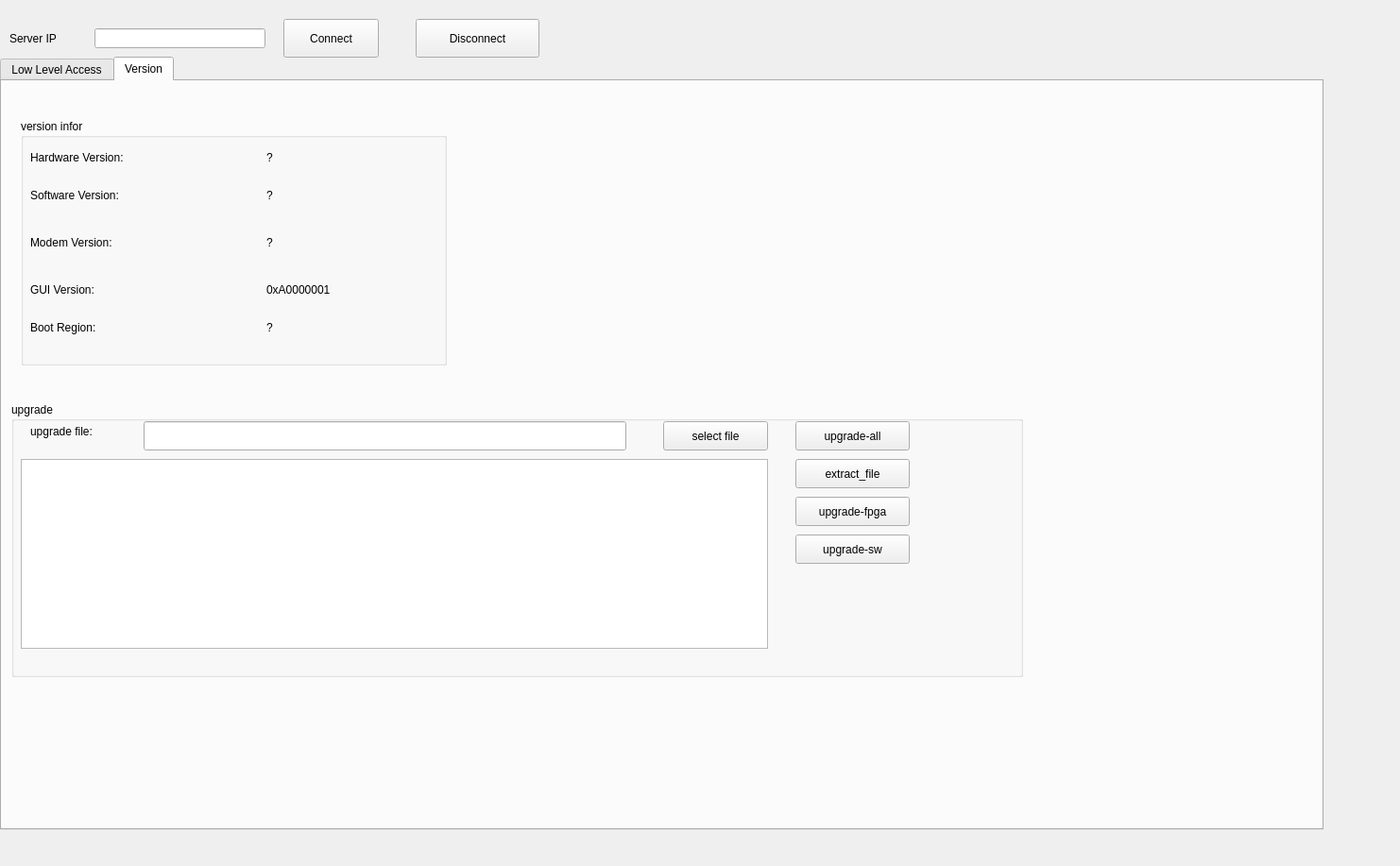
<?xml version="1.0" encoding="UTF-8"?>
<ui version="4.0">
 <class>Form</class>
 <widget class="QWidget" name="Form">
  <property name="geometry">
   <rect>
    <x>0</x>
    <y>0</y>
    <width>1482</width>
    <height>917</height>
   </rect>
  </property>
  <property name="minimumSize">
   <size>
    <width>0</width>
    <height>0</height>
   </size>
  </property>
  <property name="maximumSize">
   <size>
    <width>16777215</width>
    <height>16777215</height>
   </size>
  </property>
  <property name="windowTitle">
   <string>Form</string>
  </property>
  <widget class="QTabWidget" name="tabWidget">
   <property name="geometry">
    <rect>
     <x>0</x>
     <y>60</y>
     <width>1401</width>
     <height>819</height>
    </rect>
   </property>
   <property name="currentIndex">
    <number>1</number>
   </property>
   <widget class="QWidget" name="tab_7">
    <attribute name="title">
     <string>Low Level Access</string>
    </attribute>
    <widget class="QGroupBox" name="groupBox">
     <property name="geometry">
      <rect>
       <x>20</x>
       <y>40</y>
       <width>201</width>
       <height>171</height>
      </rect>
     </property>
     <property name="title">
      <string>Memory Access</string>
     </property>
     <widget class="QLineEdit" name="ll_mm_value_lineEdit">
      <property name="geometry">
       <rect>
        <x>70</x>
        <y>70</y>
        <width>111</width>
        <height>23</height>
       </rect>
      </property>
     </widget>
     <widget class="QPushButton" name="ll_mm_read_btn">
      <property name="geometry">
       <rect>
        <x>20</x>
        <y>100</y>
        <width>161</width>
        <height>27</height>
       </rect>
      </property>
      <property name="text">
       <string>Read</string>
      </property>
     </widget>
     <widget class="QLabel" name="label_addr">
      <property name="geometry">
       <rect>
        <x>20</x>
        <y>40</y>
        <width>41</width>
        <height>16</height>
       </rect>
      </property>
      <property name="text">
       <string>ADDR</string>
      </property>
     </widget>
     <widget class="QPushButton" name="ll_mm_write_btn">
      <property name="geometry">
       <rect>
        <x>20</x>
        <y>130</y>
        <width>161</width>
        <height>27</height>
       </rect>
      </property>
      <property name="text">
       <string>Write</string>
      </property>
     </widget>
     <widget class="QLabel" name="label_value">
      <property name="geometry">
       <rect>
        <x>20</x>
        <y>70</y>
        <width>41</width>
        <height>16</height>
       </rect>
      </property>
      <property name="text">
       <string>VALUE</string>
      </property>
     </widget>
     <widget class="QLineEdit" name="ll_mm_addr_lineEdit">
      <property name="geometry">
       <rect>
        <x>70</x>
        <y>40</y>
        <width>111</width>
        <height>23</height>
       </rect>
      </property>
     </widget>
    </widget>
    <widget class="QGroupBox" name="groupBox_3">
     <property name="geometry">
      <rect>
       <x>260</x>
       <y>40</y>
       <width>221</width>
       <height>221</height>
      </rect>
     </property>
     <property name="title">
      <string>SPI Access</string>
     </property>
     <widget class="QLineEdit" name="ll_spi_recv_lineEdit">
      <property name="geometry">
       <rect>
        <x>90</x>
        <y>140</y>
        <width>111</width>
        <height>23</height>
       </rect>
      </property>
     </widget>
     <widget class="QPushButton" name="ll_spi_send_btn">
      <property name="geometry">
       <rect>
        <x>30</x>
        <y>170</y>
        <width>171</width>
        <height>27</height>
       </rect>
      </property>
      <property name="text">
       <string>Send</string>
      </property>
     </widget>
     <widget class="QLabel" name="label_addr_2">
      <property name="geometry">
       <rect>
        <x>30</x>
        <y>110</y>
        <width>41</width>
        <height>16</height>
       </rect>
      </property>
      <property name="text">
       <string>Send</string>
      </property>
     </widget>
     <widget class="QLabel" name="label_value_2">
      <property name="geometry">
       <rect>
        <x>30</x>
        <y>140</y>
        <width>51</width>
        <height>16</height>
       </rect>
      </property>
      <property name="text">
       <string>Recieve</string>
      </property>
     </widget>
     <widget class="QLineEdit" name="ll_spi_send_lineEdit">
      <property name="geometry">
       <rect>
        <x>90</x>
        <y>110</y>
        <width>111</width>
        <height>23</height>
       </rect>
      </property>
     </widget>
     <widget class="QComboBox" name="ll_spi_ch_combobox">
      <property name="geometry">
       <rect>
        <x>90</x>
        <y>30</y>
        <width>111</width>
        <height>27</height>
       </rect>
      </property>
      <property name="currentText">
       <string/>
      </property>
      <property name="currentIndex">
       <number>-1</number>
      </property>
     </widget>
     <widget class="QComboBox" name="ll_spi_cs_combobox">
      <property name="geometry">
       <rect>
        <x>90</x>
        <y>70</y>
        <width>111</width>
        <height>27</height>
       </rect>
      </property>
      <property name="currentText">
       <string/>
      </property>
      <property name="currentIndex">
       <number>-1</number>
      </property>
     </widget>
     <widget class="QLabel" name="label_addr_4">
      <property name="geometry">
       <rect>
        <x>30</x>
        <y>70</y>
        <width>41</width>
        <height>31</height>
       </rect>
      </property>
      <property name="text">
       <string>CS</string>
      </property>
     </widget>
     <widget class="QLabel" name="label_addr_5">
      <property name="geometry">
       <rect>
        <x>30</x>
        <y>30</y>
        <width>41</width>
        <height>31</height>
       </rect>
      </property>
      <property name="text">
       <string>CH</string>
      </property>
     </widget>
    </widget>
    <widget class="QGroupBox" name="groupBox_4">
     <property name="geometry">
      <rect>
       <x>520</x>
       <y>40</y>
       <width>221</width>
       <height>301</height>
      </rect>
     </property>
     <property name="title">
      <string>IIC Access</string>
     </property>
     <widget class="QLineEdit" name="ll_iic_recv_lineEdit">
      <property name="geometry">
       <rect>
        <x>90</x>
        <y>150</y>
        <width>111</width>
        <height>23</height>
       </rect>
      </property>
     </widget>
     <widget class="QPushButton" name="ll_iic_read_btn">
      <property name="geometry">
       <rect>
        <x>30</x>
        <y>220</y>
        <width>171</width>
        <height>27</height>
       </rect>
      </property>
      <property name="text">
       <string>Read</string>
      </property>
     </widget>
     <widget class="QLabel" name="label_addr_3">
      <property name="geometry">
       <rect>
        <x>30</x>
        <y>70</y>
        <width>41</width>
        <height>21</height>
       </rect>
      </property>
      <property name="text">
       <string>ADDR</string>
      </property>
     </widget>
     <widget class="QLabel" name="label_value_3">
      <property name="geometry">
       <rect>
        <x>30</x>
        <y>150</y>
        <width>51</width>
        <height>21</height>
       </rect>
      </property>
      <property name="text">
       <string>Recieve</string>
      </property>
     </widget>
     <widget class="QLineEdit" name="ll_iic_addr_lineEdit">
      <property name="geometry">
       <rect>
        <x>90</x>
        <y>70</y>
        <width>111</width>
        <height>23</height>
       </rect>
      </property>
     </widget>
     <widget class="QComboBox" name="ll_iic_ch_combobox">
      <property name="geometry">
       <rect>
        <x>90</x>
        <y>30</y>
        <width>111</width>
        <height>27</height>
       </rect>
      </property>
      <property name="currentText">
       <string/>
      </property>
      <property name="currentIndex">
       <number>-1</number>
      </property>
     </widget>
     <widget class="QLabel" name="label_addr_6">
      <property name="geometry">
       <rect>
        <x>30</x>
        <y>30</y>
        <width>41</width>
        <height>31</height>
       </rect>
      </property>
      <property name="text">
       <string>CH</string>
      </property>
     </widget>
     <widget class="QLabel" name="label_addr_7">
      <property name="geometry">
       <rect>
        <x>30</x>
        <y>105</y>
        <width>41</width>
        <height>31</height>
       </rect>
      </property>
      <property name="text">
       <string>Send</string>
      </property>
     </widget>
     <widget class="QLineEdit" name="ll_iic_send_lineEdit">
      <property name="geometry">
       <rect>
        <x>90</x>
        <y>110</y>
        <width>111</width>
        <height>23</height>
       </rect>
      </property>
     </widget>
     <widget class="QLabel" name="label_30">
      <property name="geometry">
       <rect>
        <x>30</x>
        <y>190</y>
        <width>41</width>
        <height>16</height>
       </rect>
      </property>
      <property name="text">
       <string>Status</string>
      </property>
     </widget>
     <widget class="QLabel" name="ll_iic_status_label">
      <property name="geometry">
       <rect>
        <x>90</x>
        <y>190</y>
        <width>41</width>
        <height>16</height>
       </rect>
      </property>
      <property name="text">
       <string>Busy</string>
      </property>
     </widget>
     <widget class="QPushButton" name="ll_iic_write_btn">
      <property name="geometry">
       <rect>
        <x>30</x>
        <y>260</y>
        <width>171</width>
        <height>27</height>
       </rect>
      </property>
      <property name="text">
       <string>Write</string>
      </property>
     </widget>
    </widget>
    <widget class="QGroupBox" name="groupBox_6">
     <property name="geometry">
      <rect>
       <x>770</x>
       <y>40</y>
       <width>201</width>
       <height>241</height>
      </rect>
     </property>
     <property name="title">
      <string>GPIO</string>
     </property>
     <widget class="QPushButton" name="ll_gpio_read_btn">
      <property name="geometry">
       <rect>
        <x>20</x>
        <y>160</y>
        <width>161</width>
        <height>27</height>
       </rect>
      </property>
      <property name="text">
       <string>Read</string>
      </property>
     </widget>
     <widget class="QLabel" name="label_addr_8">
      <property name="geometry">
       <rect>
        <x>20</x>
        <y>50</y>
        <width>41</width>
        <height>31</height>
       </rect>
      </property>
      <property name="text">
       <string>PIN</string>
      </property>
     </widget>
     <widget class="QPushButton" name="ll_gpio_write_btn">
      <property name="geometry">
       <rect>
        <x>20</x>
        <y>200</y>
        <width>161</width>
        <height>27</height>
       </rect>
      </property>
      <property name="text">
       <string>Write</string>
      </property>
     </widget>
     <widget class="QLabel" name="label_value_4">
      <property name="geometry">
       <rect>
        <x>20</x>
        <y>80</y>
        <width>41</width>
        <height>31</height>
       </rect>
      </property>
      <property name="text">
       <string>DIR</string>
      </property>
     </widget>
     <widget class="QComboBox" name="ll_gpio_dir_combobox">
      <property name="geometry">
       <rect>
        <x>70</x>
        <y>80</y>
        <width>111</width>
        <height>27</height>
       </rect>
      </property>
      <property name="currentText">
       <string/>
      </property>
      <property name="currentIndex">
       <number>-1</number>
      </property>
     </widget>
     <widget class="QLabel" name="label_32">
      <property name="geometry">
       <rect>
        <x>20</x>
        <y>120</y>
        <width>41</width>
        <height>16</height>
       </rect>
      </property>
      <property name="text">
       <string>Value</string>
      </property>
     </widget>
     <widget class="QComboBox" name="ll_gpio_globalno_combobox">
      <property name="geometry">
       <rect>
        <x>70</x>
        <y>50</y>
        <width>111</width>
        <height>27</height>
       </rect>
      </property>
      <property name="currentText">
       <string/>
      </property>
      <property name="currentIndex">
       <number>-1</number>
      </property>
     </widget>
     <widget class="QLineEdit" name="ll_gpio_lineEdit">
      <property name="geometry">
       <rect>
        <x>70</x>
        <y>120</y>
        <width>111</width>
        <height>23</height>
       </rect>
      </property>
     </widget>
     <widget class="QLabel" name="label_57">
      <property name="geometry">
       <rect>
        <x>10</x>
        <y>30</y>
        <width>201</width>
        <height>16</height>
       </rect>
      </property>
      <property name="text">
       <string>EMIO: PIN=EMIO+OFFSET(78)</string>
      </property>
     </widget>
    </widget>
    <widget class="QLabel" name="label_31">
     <property name="geometry">
      <rect>
       <x>260</x>
       <y>260</y>
       <width>131</width>
       <height>16</height>
      </rect>
     </property>
     <property name="text">
      <string>eg. ch1cs0 send </string>
     </property>
    </widget>
    <widget class="QLabel" name="label_33">
     <property name="geometry">
      <rect>
       <x>260</x>
       <y>280</y>
       <width>221</width>
       <height>16</height>
      </rect>
     </property>
     <property name="text">
      <string>&quot;0,1&quot;, &quot;0x40,0&quot;, &quot;0,3&quot;, &quot;0x80,0&quot;</string>
     </property>
    </widget>
    <widget class="QLabel" name="label_34">
     <property name="geometry">
      <rect>
       <x>520</x>
       <y>350</y>
       <width>251</width>
       <height>16</height>
      </rect>
     </property>
     <property name="text">
      <string>eg. ch1 addr 0x74, send 0, and read</string>
     </property>
    </widget>
   </widget>
   <widget class="QWidget" name="tab_6">
    <attribute name="title">
     <string>Version</string>
    </attribute>
    <widget class="QGroupBox" name="groupBox_21">
     <property name="geometry">
      <rect>
       <x>20</x>
       <y>40</y>
       <width>451</width>
       <height>261</height>
      </rect>
     </property>
     <property name="title">
      <string>version infor</string>
     </property>
     <widget class="QLabel" name="hardware_ver_label">
      <property name="geometry">
       <rect>
        <x>260</x>
        <y>30</y>
        <width>131</width>
        <height>21</height>
       </rect>
      </property>
      <property name="text">
       <string>?</string>
      </property>
     </widget>
     <widget class="QLabel" name="firmware_ver_label">
      <property name="geometry">
       <rect>
        <x>260</x>
        <y>70</y>
        <width>151</width>
        <height>21</height>
       </rect>
      </property>
      <property name="text">
       <string>?</string>
      </property>
     </widget>
     <widget class="QLabel" name="modem_ver_label">
      <property name="geometry">
       <rect>
        <x>260</x>
        <y>120</y>
        <width>161</width>
        <height>21</height>
       </rect>
      </property>
      <property name="text">
       <string>?</string>
      </property>
     </widget>
     <widget class="QLabel" name="software_ver_label">
      <property name="geometry">
       <rect>
        <x>260</x>
        <y>170</y>
        <width>131</width>
        <height>21</height>
       </rect>
      </property>
      <property name="text">
       <string>0xA0000001</string>
      </property>
     </widget>
     <widget class="QLabel" name="label_35">
      <property name="geometry">
       <rect>
        <x>10</x>
        <y>30</y>
        <width>131</width>
        <height>21</height>
       </rect>
      </property>
      <property name="text">
       <string>Hardware Version:</string>
      </property>
     </widget>
     <widget class="QLabel" name="label_38">
      <property name="geometry">
       <rect>
        <x>10</x>
        <y>70</y>
        <width>131</width>
        <height>21</height>
       </rect>
      </property>
      <property name="text">
       <string>Software Version:</string>
      </property>
     </widget>
     <widget class="QLabel" name="label_43">
      <property name="geometry">
       <rect>
        <x>10</x>
        <y>120</y>
        <width>131</width>
        <height>21</height>
       </rect>
      </property>
      <property name="text">
       <string>Modem Version:</string>
      </property>
     </widget>
     <widget class="QLabel" name="label_36">
      <property name="geometry">
       <rect>
        <x>10</x>
        <y>170</y>
        <width>131</width>
        <height>21</height>
       </rect>
      </property>
      <property name="text">
       <string>GUI Version:</string>
      </property>
     </widget>
     <widget class="QLabel" name="label_82">
      <property name="geometry">
       <rect>
        <x>10</x>
        <y>210</y>
        <width>131</width>
        <height>21</height>
       </rect>
      </property>
      <property name="text">
       <string>Boot Region:</string>
      </property>
     </widget>
     <widget class="QLabel" name="boot_region_label">
      <property name="geometry">
       <rect>
        <x>260</x>
        <y>210</y>
        <width>141</width>
        <height>21</height>
       </rect>
      </property>
      <property name="text">
       <string>?</string>
      </property>
     </widget>
    </widget>
    <widget class="QGroupBox" name="groupBox_22">
     <property name="geometry">
      <rect>
       <x>10</x>
       <y>340</y>
       <width>1071</width>
       <height>291</height>
      </rect>
     </property>
     <property name="title">
      <string>upgrade</string>
     </property>
     <widget class="QLabel" name="label_44">
      <property name="geometry">
       <rect>
        <x>20</x>
        <y>20</y>
        <width>111</width>
        <height>21</height>
       </rect>
      </property>
      <property name="text">
       <string>&lt;html&gt;&lt;head/&gt;&lt;body&gt;&lt;p&gt;&lt;span style=&quot; font-size:11pt;&quot;&gt;upgrade file:&lt;/span&gt;&lt;/p&gt;&lt;/body&gt;&lt;/html&gt;</string>
      </property>
     </widget>
     <widget class="QPushButton" name="upgrade_file_button">
      <property name="geometry">
       <rect>
        <x>690</x>
        <y>20</y>
        <width>111</width>
        <height>31</height>
       </rect>
      </property>
      <property name="text">
       <string>select file</string>
      </property>
     </widget>
     <widget class="QPushButton" name="upgrade_button">
      <property name="geometry">
       <rect>
        <x>830</x>
        <y>20</y>
        <width>121</width>
        <height>31</height>
       </rect>
      </property>
      <property name="text">
       <string>upgrade-all</string>
      </property>
     </widget>
     <widget class="QTextEdit" name="textEdit_upgradeFile_out_put">
      <property name="geometry">
       <rect>
        <x>10</x>
        <y>60</y>
        <width>791</width>
        <height>201</height>
       </rect>
      </property>
     </widget>
     <widget class="QLineEdit" name="textEdit_upgradeFile">
      <property name="geometry">
       <rect>
        <x>140</x>
        <y>20</y>
        <width>511</width>
        <height>31</height>
       </rect>
      </property>
     </widget>
     <widget class="QPushButton" name="upgrade_button_fpga">
      <property name="geometry">
       <rect>
        <x>830</x>
        <y>100</y>
        <width>121</width>
        <height>31</height>
       </rect>
      </property>
      <property name="text">
       <string>upgrade-fpga</string>
      </property>
     </widget>
     <widget class="QPushButton" name="upgrade_button_sw">
      <property name="geometry">
       <rect>
        <x>830</x>
        <y>140</y>
        <width>121</width>
        <height>31</height>
       </rect>
      </property>
      <property name="text">
       <string>upgrade-sw</string>
      </property>
     </widget>
     <widget class="QPushButton" name="upgrade_file_extract_btn">
      <property name="geometry">
       <rect>
        <x>830</x>
        <y>60</y>
        <width>121</width>
        <height>31</height>
       </rect>
      </property>
      <property name="text">
       <string>extract_file</string>
      </property>
     </widget>
    </widget>
   </widget>
  </widget>
  <widget class="QLabel" name="label_37">
   <property name="geometry">
    <rect>
     <x>10</x>
     <y>30</y>
     <width>71</width>
     <height>21</height>
    </rect>
   </property>
   <property name="text">
    <string>Server IP</string>
   </property>
  </widget>
  <widget class="QLineEdit" name="ipaddr_lineEdit">
   <property name="geometry">
    <rect>
     <x>100</x>
     <y>30</y>
     <width>181</width>
     <height>21</height>
    </rect>
   </property>
  </widget>
  <widget class="QPushButton" name="ipaddr_connect_btn">
   <property name="geometry">
    <rect>
     <x>300</x>
     <y>20</y>
     <width>101</width>
     <height>41</height>
    </rect>
   </property>
   <property name="text">
    <string>Connect</string>
   </property>
  </widget>
  <widget class="QPushButton" name="ipaddr_disconnect_btn">
   <property name="geometry">
    <rect>
     <x>440</x>
     <y>20</y>
     <width>131</width>
     <height>41</height>
    </rect>
   </property>
   <property name="text">
    <string>Disconnect</string>
   </property>
  </widget>
 </widget>
 <resources/>
 <connections/>
</ui>
